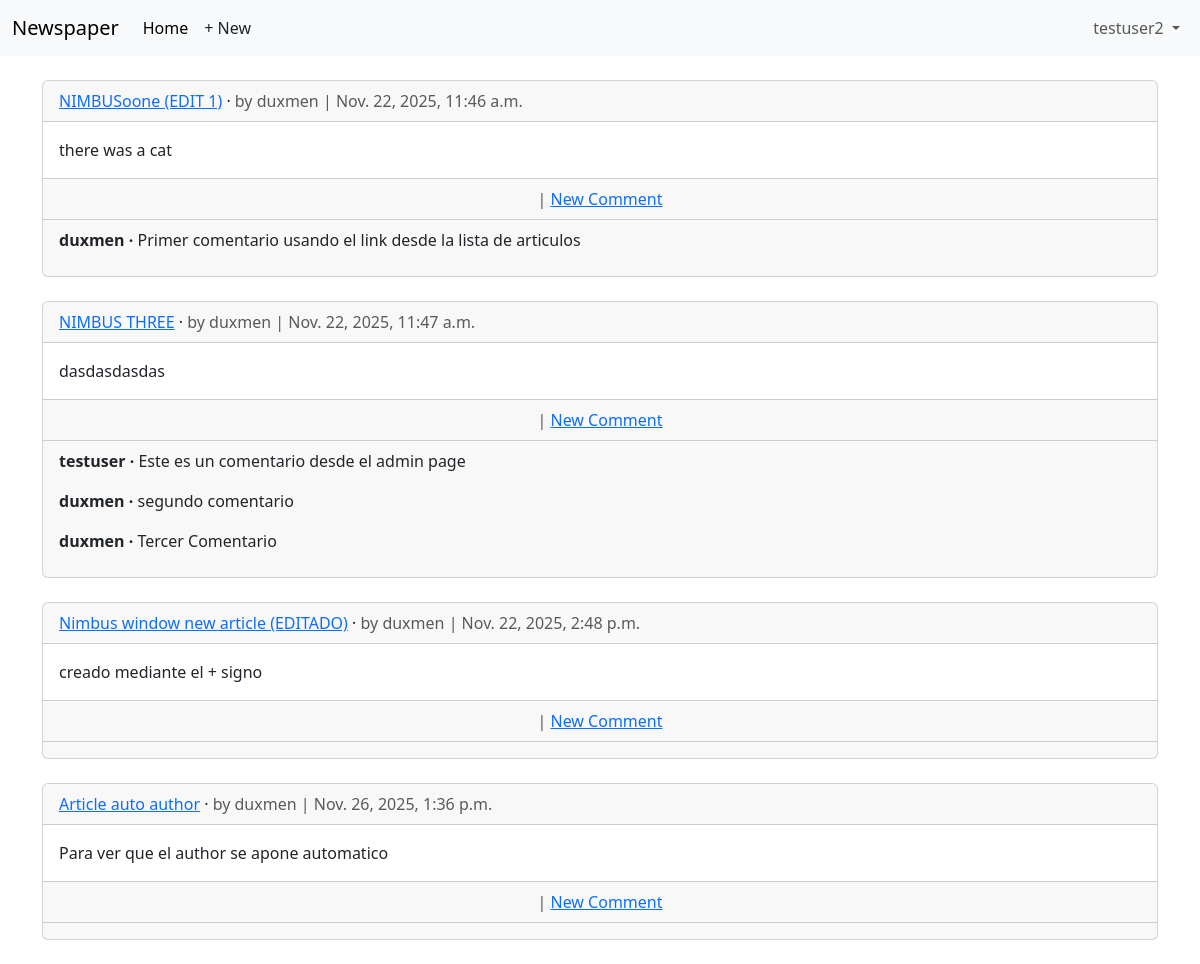
The page /articles/ (signed in) on the database its author committed.
### accounts/models.py (models this page shows)
class CustomUser(AbstractUser):  # added
    age = models.PositiveIntegerField(null=True, blank=True)

### articles/models.py (models this page shows, shortened)
class Article(models.Model):
    title = models.CharField(max_length=255)
    body = models.TextField()
    date = models.DateTimeField(auto_now_add=True)
    author = models.ForeignKey(
        settings.AUTH_USER_MODEL,
        on_delete=models.CASCADE,
    )
    def get_absolute_url(self):
        return reverse("article_detail", kwargs={"pk": self.pk})

class Comment(models.Model):
    article = models.ForeignKey(Article, on_delete=models.CASCADE)
    comment = models.CharField(max_length=140)
    author = models.ForeignKey(
        settings.AUTH_USER_MODEL,
        on_delete=models.CASCADE,
    )
    def __str__(self):
        return self.comment

### articles/views.py (the view)
# urls.py: path("", ArticleListView.as_view(), name="article_list"),
class ArticleListView(LoginRequiredMixin, ListView):
    model = Article
    template_name = "article_list.html"

### templates/article_list.html (shortened to what this page needs)
{% extends "base.html" %}
{% block content %}
{% for article in article_list %}
<div class="card">
    <div class="card-header">
        <a href="{{ article.get_absolute_url }}">{{ article.title }}</a> &middot;
        <span class="text-muted">by {{ article.author }} | {{ article.date }}</span>
    </div>
    <div class="card-body">
        {{ article.body }}
    </div>
    <div class="card-footer text-center text-muted">
       | <a href="{{ article.get_absolute_url }}">New Comment</a>
    </div>
    <div class="card-footer">
        {% for comment in article.comment_set.all %}
        <p>
            <span class='fw-bold'>
                {{ comment.author }} &middot;
            </span>
            {{ comment }}
        </p>
        {% endfor %}
    </div>
</div>
{% endfor %}
{% endblock content %}

### templates/base.html (shortened to what this page needs)
<!DOCTYPE html>
<html>
<head>
  <link href="https://cdn.jsdelivr.net/npm/bootstrap@5.3.3/dist/css/bootstrap.min.css" rel="stylesheet">
</head>
<body>
  <nav class="navbar navbar-expand-lg bg-body-tertiary">
    <div class="container-fluid">
      <a class="navbar-brand" href="{% url 'home' %}">Newspaper</a>
      <div class="collapse navbar-collapse" id="navbarSupportedContent">
        <ul class="navbar-nav me-auto mb-2 mb-lg-0">
          <li class="nav-item">
            <a class="nav-link active" aria-current="page" href="#">Home</a>
          </li>
          {% if user.is_authenticated %}
          <li><a href="{% url "article_new" %}" class="nav-link px-2 link-dark">+ New</a></li>
        </ul>
        <div class="mr-auto">
          <ul class="navbar-nav">
            <li class="nav-item dropdown">
              <a class="nav-link dropdown-toggle" href="#" role="button" data-bs-toggle="dropdown"
                aria-expanded="false">
                {{ user.username }}
              </a>
            </li>
        {% endif %}
      </div>
    </div>
  </nav>
  <main>
    <div class="container">
      <br/>
      {% block content %}
      {% endblock content %}
    </div>
  </main>
</body>
</html>

### rows shown on the page
CustomUser: username "testuser2"
Article: title "NIMBUSoone (EDIT 1)", author "duxmen", date "Nov. 22, 2025, 11:46 a.m.", body "there was a cat"
Comment: author "duxmen", comment "Primer comentario usando el link desde la lista de articulos"
Article: title "NIMBUS THREE", author "duxmen", date "Nov. 22, 2025, 11:47 a.m.", body "dasdasdasdas"
Comment: author "testuser", comment "Este es un comentario desde el admin page"
Comment: author "duxmen", comment "segundo comentario"
Comment: author "duxmen", comment "Tercer Comentario"
Article: title "Nimbus window new article (EDITADO)", author "duxmen", date "Nov. 22, 2025, 2:48 p.m.", body "creado mediante el + signo"
Article: title "Article auto author", author "duxmen", date "Nov. 26, 2025, 1:36 p.m.", body "Para ver que el author se apone automatico"
